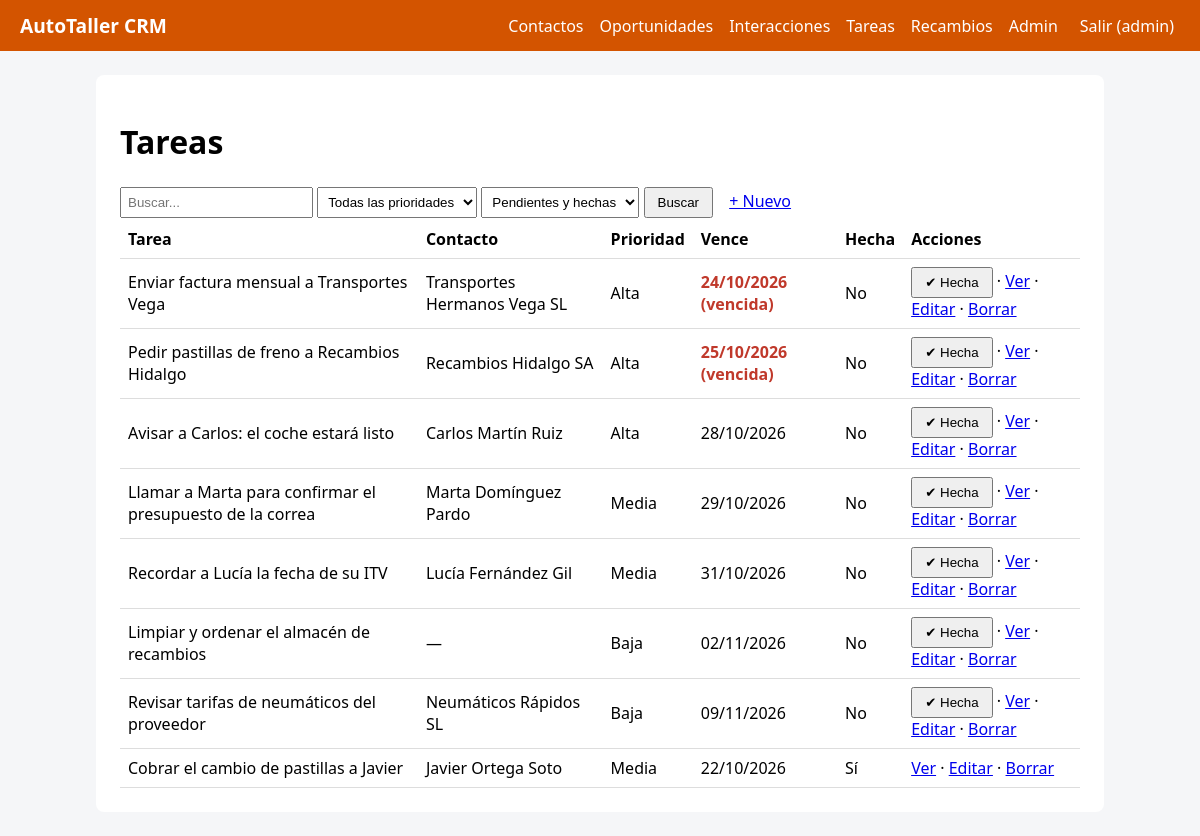
Screenshot of /tareas/ (signed in) with the database file from the repository.
### tareas/models.py (models this page shows, shortened)
class Tarea(models.Model):
    PRIORIDADES = [
        ('alta', 'Alta'),
        ('media', 'Media'),
        ('baja', 'Baja'),
    ]
    titulo = models.CharField(max_length=150)
    contacto = models.ForeignKey(
        'contactos.Contacto',
        on_delete=models.CASCADE,
        null=True,
        blank=True,
        related_name='tareas'
    )
    vence = models.DateField()
    hecha = models.BooleanField(default=False)
    prioridad = models.CharField(
        max_length=10,
        choices=PRIORIDADES,
        default='media'
    )
    class Meta:
        ordering = ['hecha', 'vence']

### contactos/models.py (models this page shows, shortened)
class Contacto(models.Model):
    TIPOS = [
        ('particular', 'Cliente particular'),
        ('empresa', 'Empresa / flota'),
        ('proveedor', 'Proveedor de recambios'),   # OJO: el módulo recambios filtra por este valor
        ('aseguradora', 'Aseguradora'),
        ('otro', 'Otro'),
    ]
    nombre = models.CharField(max_length=120)                        # Texto corto. max_length es OBLIGATORIO
    tipo = models.CharField(max_length=20, choices=TIPOS, default='particular')  # choices -> desplegable en formularios
    email = models.EmailField(blank=True)                            # blank=True -> se puede dejar vacío
    telefono = models.CharField(max_length=30, blank=True)           # Teléfono como texto (admite +34, espacios)
    notas = models.TextField(blank=True)                             # Texto largo
    creado = models.DateTimeField(auto_now_add=True)                 # auto_now_add -> fecha de creación automática
    matricula = models.CharField(max_length=15, blank=True, help_text='Ej: 1234 BCD')
    vehiculo = models.CharField('vehículo', max_length=80, blank=True, help_text='Marca y modelo')
    class Meta:
        ordering = ['nombre']              # Orden por defecto. '-campo' = descendente
    def __str__(self):
        return self.nombre                 # Cómo se muestra el objeto en admin, desplegables, títulos

### tareas/views.py (the view)
# urls.py: path('', views.index, name='index'),                          # /contactos/
@login_required
def index(request):
    q = request.GET.get('q', '').strip()
    objetos = Tarea.objects.all()
    if q:
        objetos = objetos.filter(titulo__icontains=q)
    prioridad = request.GET.get('prioridad', '')
    if prioridad:
        objetos = objetos.filter(prioridad=prioridad)
    estado = request.GET.get('estado', '')
    if estado == 'pendientes':
        objetos = objetos.filter(hecha=False)
    elif estado == 'hechas':
        objetos = objetos.filter(hecha=True)
    return render(
        request,
        'tareas/lista.html',
        {
            'objetos': objetos,
            'q': q,
            'prioridad': prioridad,
            'prioridades': Tarea.PRIORIDADES,
            'estado': estado,
            'hoy': date.today(),
        }
    )

### core/context_processors.py (called while the page is built)
def crm(request):
    return {
        'NOMBRE_CRM': settings.NOMBRE_CRM,
        'COLOR': settings.COLOR_PRINCIPAL,
        'modulos': [{'nombre': m.capitalize(), 'url': f'{m}:index'} for m in settings.MODULOS_CRM],
    }

### tareas/templates/tareas/lista.html (shortened to what this page needs)
{% extends 'core/base.html' %}
{% block content %}
<h1>Tareas</h1>
<form method="get">
 <input name="q" value="{{ q }}" placeholder="Buscar...">
 <select name="prioridad">
  <option value="">Todas las prioridades</option>
 </select>
 <select name="estado">
  <option value="">Pendientes y hechas</option>
 </select>
 <button>Buscar</button>
 <a class="btn" href="{% url 'tareas:crear' %}">+ Nuevo</a>
</form>
<table>
 <tr><th>Tarea</th><th>Contacto</th><th>Prioridad</th><th>Vence</th><th>Hecha</th><th>Acciones</th></tr>
 {% for o in objetos %}
 <tr><td>{{ o.titulo }}</td><td>{{ o.contacto|default:"—" }}</td><td>{{ o.get_prioridad_display }}</td>
  <td>{% if not o.hecha and o.vence < hoy %}<strong style="color:#c0392b">{{ o.vence|date:"d/m/Y" }} (vencida)</strong>{% else %}{{ o.vence|date:"d/m/Y" }}{% endif %}</td>
  <td>{{ o.hecha|yesno:"Sí,No" }}</td>
  <td>
      {% if not o.hecha %}
      <form method="post" action="{% url 'tareas:hecha' o.pk %}" style="display:inline">{% csrf_token %}<button type="submit">✔ Hecha</button></form> ·
      {% endif %}
      <a href="{% url 'tareas:detalle' o.pk %}">Ver</a> ·
      <a href="{% url 'tareas:editar' o.pk %}">Editar</a> ·
      <a href="{% url 'tareas:borrar' o.pk %}">Borrar</a></td></tr>
 {% empty %}<tr><td colspan="6">No hay datos todavía.</td></tr>
 {% endfor %}
</table>
{% endblock %}

### core/templates/core/base.html (shortened to what this page needs)
<!doctype html>
<html lang="es"><head><meta charset="utf-8">
</head>
<body>
<nav>
 <a class="marca" href="{% url 'inicio' %}">{{ NOMBRE_CRM }}</a>
 {% for m in modulos %}<a href="{% url m.url %}">{{ m.nombre }}</a>{% endfor %}
 {% if user.is_staff %}<a href="/admin/">Admin</a>{% endif %}
 {% if user.is_authenticated %}
  <form method="post" action="{% url 'logout' %}" style="margin:0">{% csrf_token %}<button>Salir ({{ user.username }})</button></form>
 {% endif %}
</nav>
<main>
 {% block content %}{% endblock %}
</main>
</body></html>

### rows the page displays
Tarea: titulo "Enviar factura mensual a Transportes Vega", contacto "Transportes Hermanos Vega SL", prioridad "Alta", vence "24/10/2026", hecha "No", shows "✔ Hecha"
Tarea: titulo "Pedir pastillas de freno a Recambios Hidalgo", contacto "Recambios Hidalgo SA", prioridad "Alta", vence "25/10/2026", hecha "No", shows "✔ Hecha"
Tarea: titulo "Avisar a Carlos: el coche estará listo", contacto "Carlos Martín Ruiz", prioridad "Alta", vence "28/10/2026", hecha "No", shows "✔ Hecha"
Tarea: titulo "Llamar a Marta para confirmar el presupuesto de la correa", contacto "Marta Domínguez Pardo", prioridad "Media", vence "29/10/2026", hecha "No", shows "✔ Hecha"
Tarea: titulo "Recordar a Lucía la fecha de su ITV", contacto "Lucía Fernández Gil", prioridad "Media", vence "31/10/2026", hecha "No", shows "✔ Hecha"
Tarea: titulo "Limpiar y ordenar el almacén de recambios", contacto "—", prioridad "Baja", vence "02/11/2026", hecha "No", shows "✔ Hecha"
Tarea: titulo "Revisar tarifas de neumáticos del proveedor", contacto "Neumáticos Rápidos SL", prioridad "Baja", vence "09/11/2026", hecha "No", shows "✔ Hecha"
Tarea: titulo "Cobrar el cambio de pastillas a Javier", contacto "Javier Ortega Soto", prioridad "Media", vence "22/10/2026", hecha "Sí"

### other values shown
{{ NOMBRE_CRM }} "AutoTaller CRM"
{{ m.nombre }} "Contactos" "Oportunidades" "Interacciones" "Tareas" "Recambios"
{{ user.username }} "admin"
